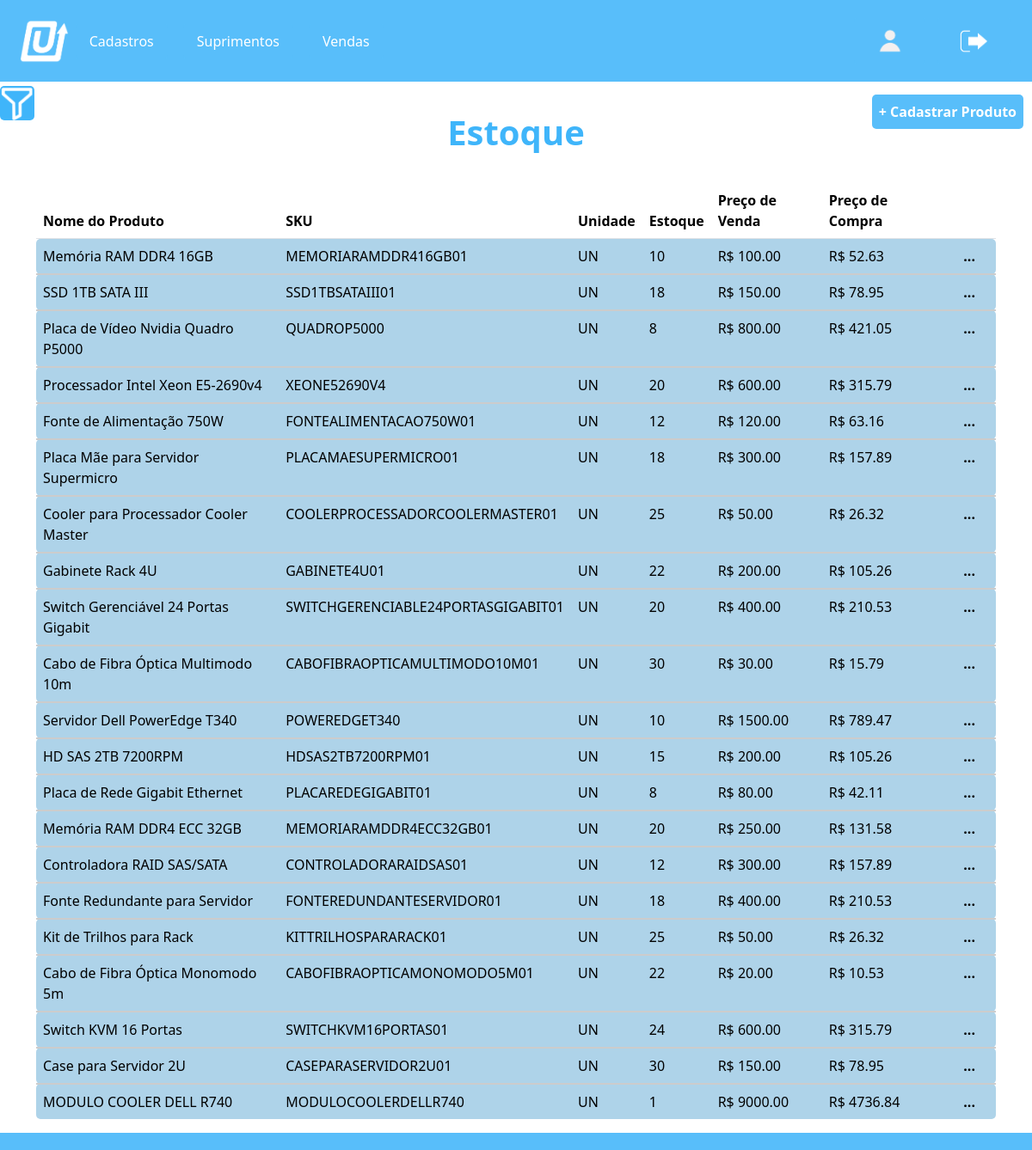
The page /Tela_estoque/estoque.php (signed in) on the database its author committed.
### tables this page shows
CREATE TABLE `produtos` (
  `id` int(11) NOT NULL,
  `nome` varchar(255) NOT NULL,
  `sku` varchar(50) NOT NULL,
  `preco` decimal(10,2) NOT NULL,
  `preco_compra` decimal(10,2) NOT NULL,
  `unidade` varchar(10) NOT NULL,
  `condicao` enum('Novo','Usado') NOT NULL,
  `quantidade_estoque` int(11) NOT NULL DEFAULT 0,
  `imagem` varchar(255) DEFAULT NULL,
  `id_cliente` int(11) DEFAULT NULL
);

### Tela_estoque/estoque.php (the view, shortened to what this page needs)
<?php
require_once "../conexao.php";
$id_cliente = $_SESSION['id'];
$sql_produtos = "SELECT * FROM produtos WHERE id_cliente = '$id_cliente'";
$result_produtos = mysqli_query($conexao, $sql_produtos);
?>
<!DOCTYPE html>
<html lang="pt-BR">
<head>
    <link href="https://cdn.jsdelivr.net/npm/bootstrap@5.3.3/dist/css/bootstrap.min.css" rel="stylesheet"
>
    <link rel="stylesheet" href="estilos_produto.css">
    <link rel="stylesheet" href="../styleHeader.css">
</head>
<body>
    <header>
        <img src="../img/logo.png" alt="logo">
        <nav>
            <div class="dropdown">
                <button class="dropbtn">Cadastros</button>
            </div>
            <div class="dropdown">
                <button class="dropbtn">Suprimentos</button>
            </div>
            <div class="dropdown">
                <button class="dropbtn">Vendas</button>
            </div>
        </nav>
        <div>
            <button id="perfilBtn"><img class="perfil" src="../img/perfil.png" alt="Descrição da Imagem 1"></button>
            <button id="logoutBtn"><img class="perfil" src="../img/sair.png" alt="Descrição da Imagem 2"></button>
        </div>
    </header>
    <div class="title">
        <h1><strong>Estoque</strong></h1>
    </div>
    <button id="sidebarToggle"></button>
    <main>
        <a class="btn-cadastrar-produto" href="../Tela_cad_produto/Cadastro_prod.html"><strong>+ Cadastrar
                Produto</strong></a>
        <div class="container">
            <table class="table">
                <thead>
                    <tr>
                        <th>Nome do Produto</th>
                        <th>SKU</th>
                        <th>Unidade</th>
                        <th>Estoque</th>
                        <th>Preço de Venda</th>
                        <th>Preço de Compra</th>
                        <th></th>
                    </tr>
                </thead>
                <tbody>
                    <?php while ($row = mysqli_fetch_assoc($result_produtos)): ?>
                        <tr>
                            <td><?php echo $row['nome']; ?></td>
                            <td><?php echo $row['sku']; ?></td>
                            <td><?php echo $row['unidade']; ?></td>
                            <td><?php echo $row['quantidade_estoque']; ?></td>
                            <td>R$ <?php echo $row['preco']; ?></td>
                            <td>R$ <?php echo $row['preco_compra']; ?></td>
                            <td>
                                <a href="editar_produto.php?id=<?php echo $row['id']; ?>"
                                    class="btn-editar"><strong>...</strong></a>
                            </td>
                        </tr>
                    <?php endwhile; ?>
                </tbody>
            </table>
        </div>
    </main>
    <footer>
    </footer>
</body>
</html>

### styleHeader.css (style rules this page uses)
body { margin: 0; }
header { background-color: #58befa; color: #fff; padding: 20px; display: flex; justify-content: space-between; align-items: center; height: 95px; position: relative; z-index: 1000; }
header img { padding: 2.5px; height: 55px; width: auto; }
header button { color: #fff; text-decoration: none; background-color: #58befa; padding: 8px 16px; border: none; border-radius: 4px; margin: 0 5px; cursor: pointer; }
header nav { margin-right: auto; }
nav { display: flex; }
.dropdown { margin-right: 8px; }
.perfil { padding: 1.7px; height: 37px; width: auto; }
footer { background-color: #58BEFA; color: white; text-align: center; padding: 10px; }
footer { background-color: #58BEFA; padding: 10px; }

### Tela_estoque/estoque.php (style rules this page uses)
#sidebarToggle { background-image: url('../img/InconFiltro.png'); background-size: cover; width: 40px; height: 40px; padding: 20px; background-color: #3FB5FA; border-radius: 7px; position: fixed; top: 100px; z-index: 9999; border: 0; border-radius: 5px; text-decoration: none; }
.btn-cadastrar-produto { position: fixed; padding: 8px; top: 110px; right: 10px; z-index: 9999; background-color: #58befa; border: 0; border-radius: 5px; color: #fff; text-decoration: none; }
.title h1 { padding: 15px; color: #3FB5FA; }
.title { text-align: center; margin-top: 20px; margin-bottom: 20px; }
.table { background-color: transparent; width: 100%; border-collapse: collapse; }
.table tbody tr td { padding: 8px; text-align: left; border-bottom: 2px solid #ccc; }
.table th { background-color: transparent; }
.table tbody tr td { background-color: #aed3e9; }
.table tbody tr:last-child td { border-bottom: none; }
.table tbody tr td:first-child { border-top-left-radius: 5px; border-bottom-left-radius: 5px; }
.table tbody tr td:last-child { border-top-right-radius: 5px; border-bottom-right-radius: 5px; }
.btn-editar { color: black; padding: 8px 16px; border: none; border-radius: 4px; text-decoration: none; }

### rows shown on the page
produtos: nome "Memória RAM DDR4 16GB", sku "MEMORIARAMDDR416GB01", unidade "UN", quantidade_estoque "10", preco "100.00", preco_compra "52.63"
produtos: nome "SSD 1TB SATA III", sku "SSD1TBSATAIII01", unidade "UN", quantidade_estoque "18", preco "150.00", preco_compra "78.95"
produtos: nome "Placa de Vídeo Nvidia Quadro P5000", sku "QUADROP5000", unidade "UN", quantidade_estoque "8", preco "800.00", preco_compra "421.05"
produtos: nome "Processador Intel Xeon E5-2690v4", sku "XEONE52690V4", unidade "UN", quantidade_estoque "20", preco "600.00", preco_compra "315.79"
produtos: nome "Fonte de Alimentação 750W", sku "FONTEALIMENTACAO750W01", unidade "UN", quantidade_estoque "12", preco "120.00", preco_compra "63.16"
produtos: nome "Placa Mãe para Servidor Supermicro", sku "PLACAMAESUPERMICRO01", unidade "UN", quantidade_estoque "18", preco "300.00", preco_compra "157.89"
produtos: nome "Cooler para Processador Cooler Master", sku "COOLERPROCESSADORCOOLERMASTER01", unidade "UN", quantidade_estoque "25", preco "50.00", preco_compra "26.32"
produtos: nome "Gabinete Rack 4U", sku "GABINETE4U01", unidade "UN", quantidade_estoque "22", preco "200.00", preco_compra "105.26"
produtos: nome "Switch Gerenciável 24 Portas Gigabit", sku "SWITCHGERENCIABLE24PORTASGIGABIT01", unidade "UN", quantidade_estoque "20", preco "400.00", preco_compra "210.53"
produtos: nome "Cabo de Fibra Óptica Multimodo 10m", sku "CABOFIBRAOPTICAMULTIMODO10M01", unidade "UN", quantidade_estoque "30", preco "30.00", preco_compra "15.79"
produtos: nome "Servidor Dell PowerEdge T340", sku "POWEREDGET340", unidade "UN", quantidade_estoque "10", preco "1500.00", preco_compra "789.47"
produtos: nome "HD SAS 2TB 7200RPM", sku "HDSAS2TB7200RPM01", unidade "UN", quantidade_estoque "15", preco "200.00", preco_compra "105.26"
produtos: nome "Placa de Rede Gigabit Ethernet", sku "PLACAREDEGIGABIT01", unidade "UN", quantidade_estoque "8", preco "80.00", preco_compra "42.11"
produtos: nome "Memória RAM DDR4 ECC 32GB", sku "MEMORIARAMDDR4ECC32GB01", unidade "UN", quantidade_estoque "20", preco "250.00", preco_compra "131.58"
produtos: nome "Controladora RAID SAS/SATA", sku "CONTROLADORARAIDSAS01", unidade "UN", quantidade_estoque "12", preco "300.00", preco_compra "157.89"
produtos: nome "Fonte Redundante para Servidor", sku "FONTEREDUNDANTESERVIDOR01", unidade "UN", quantidade_estoque "18", preco "400.00", preco_compra "210.53"
produtos: nome "Kit de Trilhos para Rack", sku "KITTRILHOSPARARACK01", unidade "UN", quantidade_estoque "25", preco "50.00", preco_compra "26.32"
produtos: nome "Cabo de Fibra Óptica Monomodo 5m", sku "CABOFIBRAOPTICAMONOMODO5M01", unidade "UN", quantidade_estoque "22", preco "20.00", preco_compra "10.53"
produtos: nome "Switch KVM 16 Portas", sku "SWITCHKVM16PORTAS01", unidade "UN", quantidade_estoque "24", preco "600.00", preco_compra "315.79"
produtos: nome "Case para Servidor 2U", sku "CASEPARASERVIDOR2U01", unidade "UN", quantidade_estoque "30", preco "150.00", preco_compra "78.95"
produtos: nome "MODULO COOLER DELL R740", sku "MODULOCOOLERDELLR740", unidade "UN", quantidade_estoque "1", preco "9000.00", preco_compra "4736.84"
